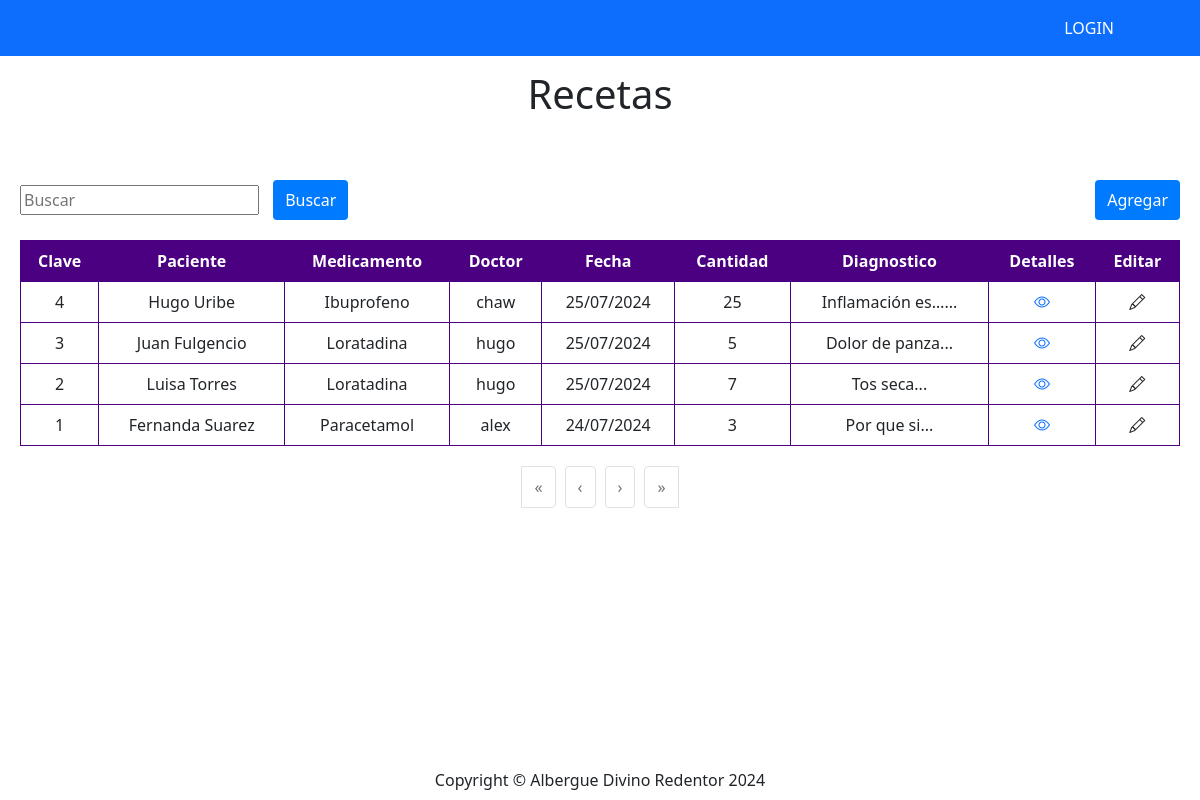
The app's page /recetas/, older data.
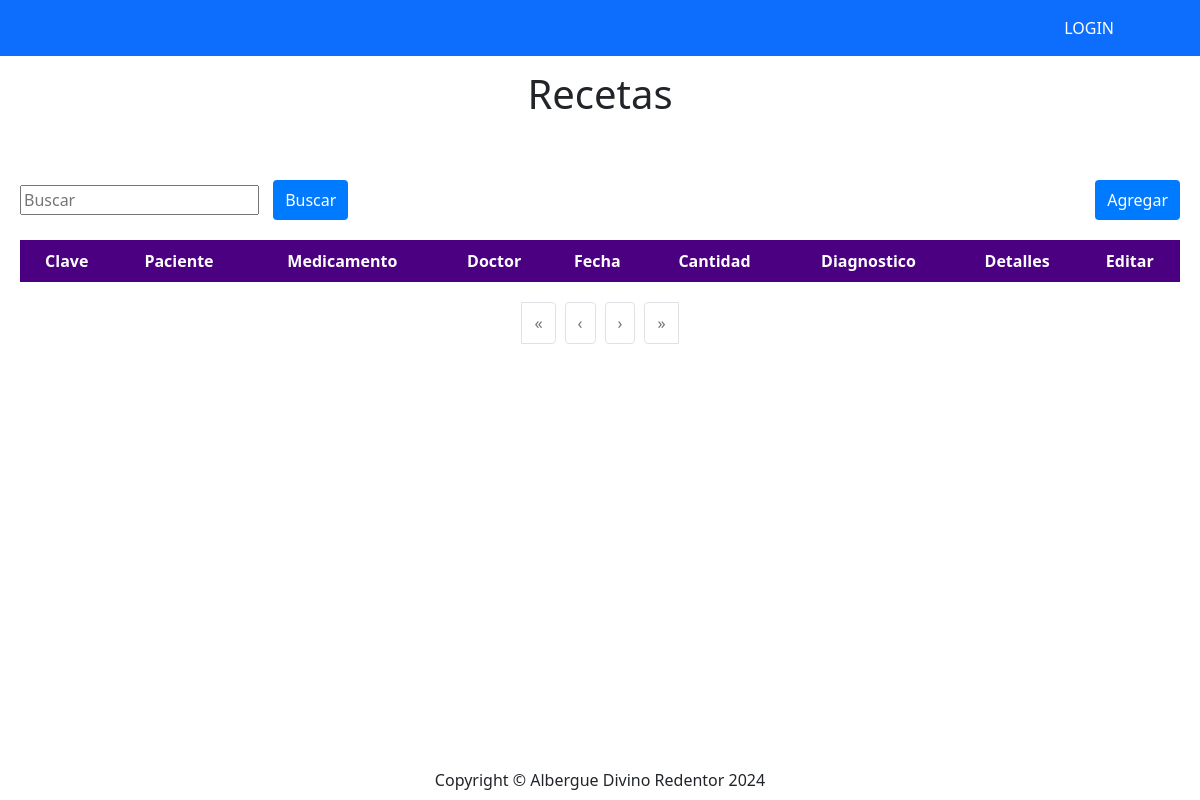
The same page, newer data.
### receta/models.py (models this page shows, shortened)
class Receta(models.Model):
    id = models.AutoField(primary_key=True)
    paciente = models.ForeignKey(Paciente, on_delete=models.CASCADE, verbose_name="Paciente")
    doctor = models.ForeignKey(User, on_delete=models.CASCADE, verbose_name="Doctor")
    diagnostico = RichTextField(verbose_name="Diagnostico")
    medicamento = models.ForeignKey(Medicamentos, on_delete=models.CASCADE, verbose_name="Medicamento")
    cantidad = models.IntegerField(verbose_name="Cantidad")
    created = models.DateTimeField(auto_now_add=True, verbose_name="Registrado")
    class Meta:
        verbose_name = 'Receta'
        verbose_name_plural = 'Recetas'
        ordering = ["-created"]

### paciente/models.py (models this page shows, shortened)
class Paciente(models.Model):
    id = models.AutoField(primary_key=True)
    nombrePaciente = models.TextField(verbose_name="Nombre")
    apellidoPaciente = models.TextField(verbose_name="Apellido", null=True, blank=True)
    edad = models.IntegerField(verbose_name="Edad")
    genero = models.IntegerField(
        null=False,
        blank=False,
        verbose_name="Genero",
        choices = genero_opcion,
        default=1)
    fotoPaciente = models.FileField(upload_to="fotoPaciente", blank=True, null=True, verbose_name="Fotografia")
    created = models.DateTimeField(auto_now_add=True)
    updated = models.DateTimeField(auto_now_add=True)
    class Meta:
        verbose_name = "Paciente"
        verbose_name_plural = "Pacientes"
        ordering = ["id"]

### farmacia/models.py (models this page shows)
class Medicamentos(models.Model):
    id = models.AutoField(primary_key = True)
    nombreMed = models.TextField(verbose_name = "Nombre de medicamento", null = True)
    categoria = models.TextField(verbose_name = "Categoría", null = True)
    cantidad = models.IntegerField(verbose_name = "Cantidad", null = True)
    fechaVen = models.DateField(verbose_name = "Fecha de vencimiento", null = True)
    descripcion = models.TextField(verbose_name = "Descripción del medicamento", null = True)
    fotoMed = models.FileField(upload_to = "fotosMedicamentos", blank = True, null = True, verbose_name = "Foto del medicamento")
    created = models.DateTimeField(auto_now_add=True)
    updated = models.DateTimeField(auto_now_add=True)
    class Meta:
        verbose_name = "Medicamento"
        verbose_name_plural = "Medicamentos"
        ordering = ["id"]
    def __str__(self):
        return self.nombreMed

### receta/views.py (the view)
# urls.py: path('recetas/',receta_views.viewReceta,name="Recetas"),
def viewReceta(request):
    query = request.GET.get('busqueda','')
    recetas = Receta.objects.all()
    if query:
        recetas = recetas.filter(
            Q(paciente__nombrePaciente__icontains=query) |
            Q(doctor__username__icontains=query)
        )
    paginacion = Paginator(recetas,8)
    pagina = request.GET.get('page')
    try:
        recetas = paginacion.page(pagina)
    except PageNotAnInteger:
        recetas = paginacion.page(1)
    except EmptyPage:
        recetas = paginacion.page(paginacion.num_pages)
    return render(request,"receta/viewRecetas.html",{'recetas':recetas, 'query':query})

### receta/templates/receta/viewRecetas.html (shortened to what this page needs)
{% extends "home/base.html" %}
{% block contenido %}
<div class="text-center" style= "padding:10px">
    <h1>Recetas</h1>
</div>
<container class="container-table">
    <div class="container-button">
        <div class="box">
            <form method="GET" action="{% url 'Recetas' %}">
                <input type="search" name="busqueda" value="{{query}}" placeholder="Buscar">
                <button  type="submit" class="button-search">Buscar</button>
            </form>
        </div>
        <button class="button-add" onclick="location.href='{%url 'RegistrarReceta'%}'">Agregar</button>
    </div>
    <div class= "container-table">
<table class="table table-bordered border-purple text-center align-middle">
    <thead class= "table-purple">
        <tr class="text-white">
            <th>Clave</th>
            <th>Paciente</th>
            <th>Medicamento</th>
            <th>Doctor</th>
            <th>Fecha</th>
            <th>Cantidad</th>
            <th>Diagnostico</th>
            <th>Detalles</th>
            <th>Editar</th>
        </tr>
    </thead>
    <tboody>
        {% for receta in recetas  %}
        <tr>
            <td>{{receta.id}}</td>
            <td>{{ receta.paciente.nombrePaciente }} {{ receta.paciente.apellidoPaciente }}</td>
            <td>{{receta.medicamento}}</td>
            <td>{{receta.doctor}}</td>
            <td>{{receta.created|date:"d/m/Y"}}</td>
            <td>{{receta.cantidad}}</td>
            <td>{{receta.diagnostico|striptags|truncatechars:15}}...</td>
            <td><a href="{% url "infoReceta" receta.id %}"><i class = "bi bi-eye"></i></a></td>
            <td><i class="bi bi-pencil"></i></td>
        </tr>
        {% endfor %}
    </tboody>
</table>
</div>
<div class="pagination-container">
    <ul class="pagination-list">
        {% if pacientes.has_previous %}
            <li class="page-item">
                <a class="page-link" href="?page=1{% if query %}&q={{ query }}{% endif %}">&laquo;</a>
            </li>
            <li class="page-item">
                <a class="page-link" href="?page={{ pacientes.previous_page_number }}{% if query %}&q={{ query }}{% endif %}">&lsaquo;</a>
            </li>
        {% else %}
            <li class="page-item disabled">
                <span class="page-link">&laquo;</span>
            </li>
            <li class="page-item disabled">
                <span class="page-link">&lsaquo;</span>
            </li>
        {% endif %}
        {% if pacientes.has_next %}
            <li class="page-item">
                <a class="page-link" href="?page={{ pacientes.next_page_number }}{% if query %}&q={{ query }}{% endif %}">&rsaquo;</a>
            </li>
        {% else %}
            <li class="page-item disabled">
                <span class="page-link">&rsaquo;</span>
            </li>
            <li class="page-item disabled">
                <span class="page-link">&raquo;</span>
            </li>
        {% endif %}
    </ul>
</div>
</container>
{% endblock  %}

Row changes from the older to the newer data that the page shows:
removed Receta: id "4", paciente.nombrePaciente "Hugo", paciente.apellidoPaciente "Uribe", medicamento "Ibuprofeno", doctor "chaw", created "25/07/2024", cantidad "25", diagnostico "Inflamación es…"
removed Receta: id "3", paciente.nombrePaciente "Juan", paciente.apellidoPaciente "Fulgencio", medicamento "Loratadina", doctor "hugo", created "25/07/2024", cantidad "5", diagnostico "Dolor de panza"
removed Receta: id "2", paciente.nombrePaciente "Luisa", paciente.apellidoPaciente "Torres", medicamento "Loratadina", doctor "hugo", created "25/07/2024", cantidad "7", diagnostico "Tos seca"
removed Receta: id "1", paciente.nombrePaciente "Fernanda", paciente.apellidoPaciente "Suarez", medicamento "Paracetamol", doctor "alex", created "24/07/2024", cantidad "3", diagnostico "Por que si"
